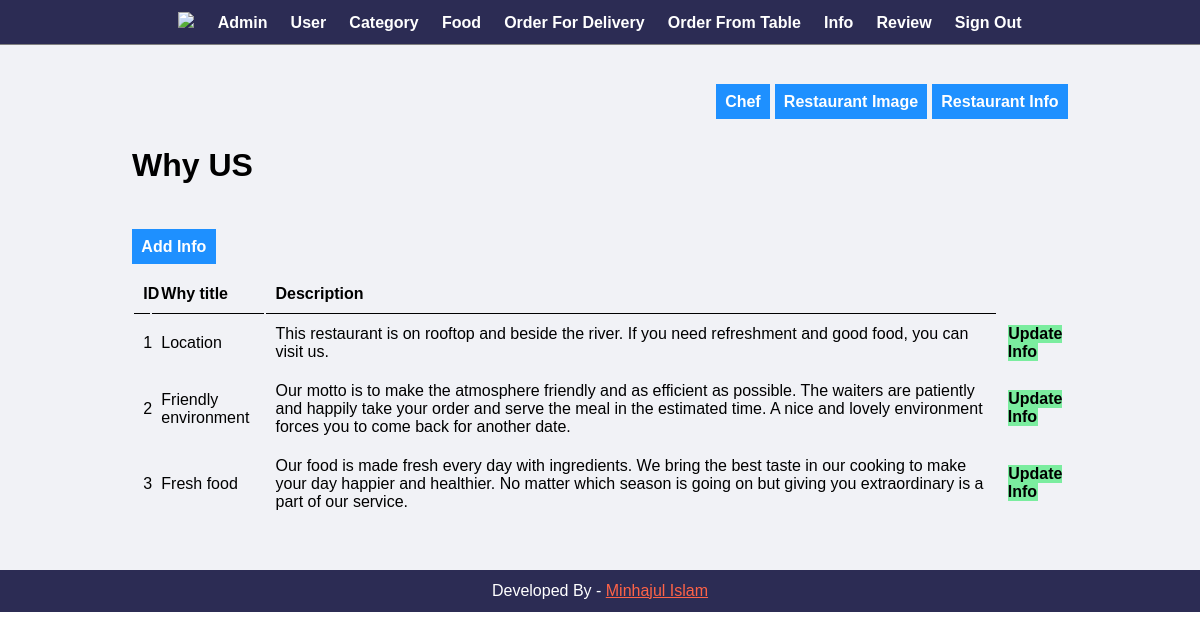
The page /admin/why_us.php (signed in) on the database its author committed.
### tables this page shows
CREATE TABLE `why_us` (
  `id` int(11) NOT NULL,
  `why_title` varchar(100) NOT NULL,
  `why_description` varchar(255) NOT NULL
);

### admin/why_us.php (the view, shortened to what this page needs)
<?php include('hd-ft/header.php'); ?>
    <div class="manage">
        <div class = "wrapper">
            <div align="right">
                <a href="<?php echo SITEURL;?>admin/control-chef.php" class="btn-add">Chef</a>
                <a href="<?php echo SITEURL;?>admin/restaurant-image.php" class="btn-add">Restaurant Image</a>
                <a href="<?php echo SITEURL;?>admin/restaurant_info.php" class="btn-add">Restaurant Info</a>
            </div>
            <br>
            <br>
            <h1>Why US</h1>
            <br>
            <br>
            <br>
            <a href="<?php echo SITEURL;?>admin/why_us_add.php" class="btn-add">Add Info</a>
            <br>
            <br>
            <table class="table-full">
                <tr>
                    <th>ID</th>
                    <th>Why title</th>
                    <th>Description</th>
                </tr>
                <?php
                    $sql = "SELECT * FROM why_us";
                    $res = mysqli_query($conn, $sql);
                    $count = mysqli_num_rows($res);
                    if($count>0)
                    {
                        while($row=mysqli_fetch_assoc($res))
                        {
                            $id = $row['id'];
                            $why_title = $row['why_title'];
                            $why_description = $row['why_description'];
                            ?>
                            <tr>
                                <td><?php echo $id; ?></td>
                                <td><?php echo $why_title; ?></td>
                                <td><?php echo $why_description; ?></td>
                                <td>
                                    <a href="<?php echo SITEURL; ?>admin/update-whyUs.php?id=<?php echo $id; ?>" class="btn-update">Update Info</a>
                                </td>
                            </tr>
                            <?php
                        }
                    }
                    else
                    {
                        ?>
                        <tr>
                            <td colspan="6"><div class="error">No content Added.</div></td>
                        </tr>
                        <?php
                    }
                ?>
            </table>
        </div>
    </div>
<?php include('hd-ft/footer.php'); ?>

### css/back-end.css (style rules this page uses)
* { margin: 0; padding: 0; font-family: Arial, Helvetica, sans-serif; }
.wrapper { padding: 1%; width: 80%; margin: 0 auto; }
.table-full { width: 100%; }
table tr th { border-bottom: 1px solid black; padding: 1%; text-align: left; }
table tr td { padding: 1%; }
.btn-add { background-color: #1e90ff; padding: 1%; color: white; text-decoration: none; font-weight: bold; }
.btn-update { background-color: #7bed9f; padding: 1%; color: black; text-decoration: none; font-weight: bold; }
.manage { background-color: #f1f2f6; padding: 3% 0; }
* { margin: 0; padding: 0; box-sizing: border-box; }

### rows shown on the page
why_us: id "1", why_title "Location", why_description "This restaurant is on rooftop and beside the river. If you need refreshment and good food, you can visit us."
why_us: id "2", why_title "Friendly environment", why_description "Our motto is to make the atmosphere friendly and as efficient as possible. The waiters are patiently and happily take your order and serve the meal in the estimated time. A nice and lovely environment forces you to come back for another date."
why_us: id "3", why_title "Fresh food", why_description "Our food is made fresh every day with ingredients. We bring the best taste in our cooking to make your day happier and healthier. No matter which season is going on but giving you extraordinary is a part of our service."
